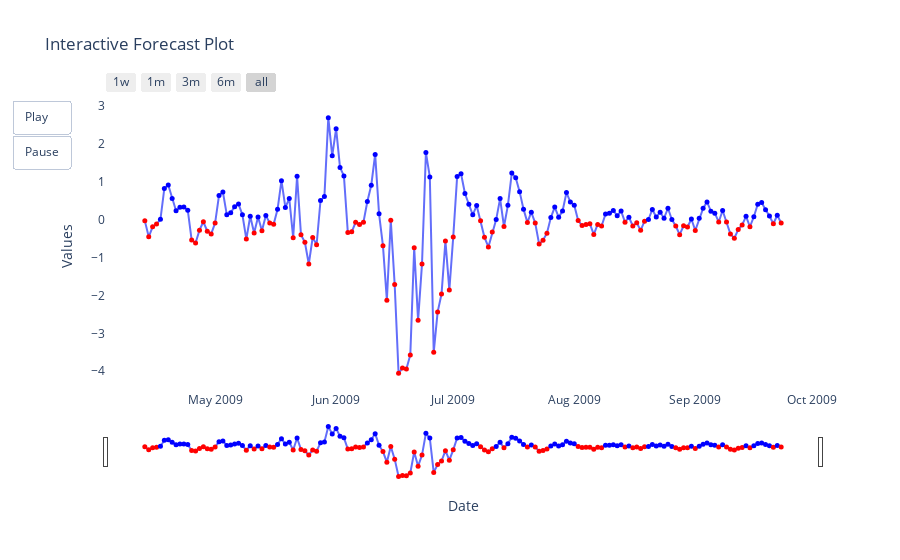

The code cell stored with this chart in its notebook:
### Code cell
# Create a frame for each timestep
frames = [go.Frame(
    data=[go.Scatter(x=df7.index[:k+1], y=df7[:k+1])],
    name=str(k)
) for k in range(len(df7))]

fig.frames = frames

# Add play and pause buttons
play_button = dict(
    label="Play",
    method="animate",
    args=[None, {"frame": {"duration": 500, "redraw": True}, "fromcurrent": True}]
)

pause_button = dict(
    label="Pause",
    method="animate",
    args=[[None], {"frame": {"duration": 0, "redraw": False}, "mode": "immediate"}]
)

fig.update_layout(
    updatemenus=[dict(type="buttons", showactive=False, buttons=[play_button, pause_button])]
)

# Show plot with animation
fig.show()

### Figure 1 — Plotly figure (JSON) as saved in the notebook; plotly's stock layout.template omitted (floating-point values rounded to 4 significant figures; data arrays with more than 128 entries replaced by an {"elided": "..."} marker saying what was removed)
{"data": [{"hoverinfo": "text", "marker": {"color": {"elided": "164 str values"}, "size": 5}, "mode": "lines+markers", "name": "Historical and Forecast Data", "text": {"elided": "164 str values"}, "type": "scatter", "x": {"elided": "164 str values"}, "y": {"elided": "164 float values"}}], "layout": {"hovermode": "closest", "legend": {"title": {"text": "Legend"}, "x": 0.01, "xanchor": "left", "y": 0.99, "yanchor": "top"}, "plot_bgcolor": "white", "title": {"text": "Interactive Forecast Plot"}, "updatemenus": [{"buttons": [{"args": [null, {"frame": {"duration": 500, "redraw": true}, "fromcurrent": true}], "label": "Play", "method": "animate"}, {"args": [[null], {"frame": {"duration": 0, "redraw": false}, "mode": "immediate"}], "label": "Pause", "method": "animate"}], "showactive": false, "type": "buttons"}], "xaxis": {"rangeselector": {"buttons": [{"count": 7, "label": "1w", "step": "day", "stepmode": "backward"}, {"count": 12, "label": "1m", "step": "month", "stepmode": "backward"}, {"count": 4, "label": "3m", "step": "month", "stepmode": "backward"}, {"count": 2, "label": "6m", "step": "month", "stepmode": "backward"}, {"step": "all"}]}, "rangeslider": {"visible": true}, "title": {"text": "Date"}, "type": "date"}, "yaxis": {"title": {"text": "Values"}}}}
